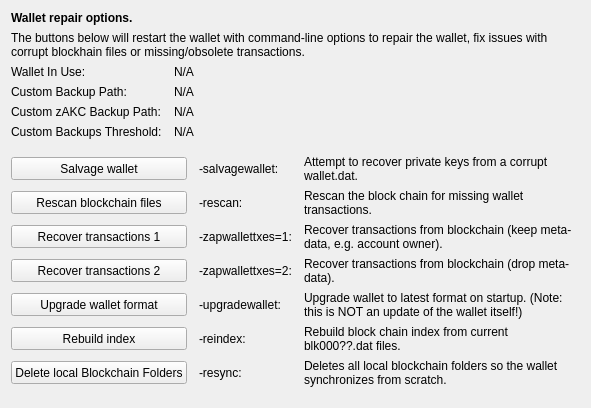
     <widget class="QWidget" name="tab_repair">
      <attribute name="title">
       <string>&amp;Wallet Repair</string>
      </attribute>
      <layout class="QGridLayout" name="gridLayout_4" columnstretch="0,0,0,0">
       <property name="horizontalSpacing">
        <number>12</number>
       </property>
       <item row="0" column="0" colspan="4">
        <widget class="QLabel" name="label_repair_header">
         <property name="font">
          <font>
           <weight>75</weight>
           <bold>true</bold>
          </font>
         </property>
         <property name="text">
          <string>Wallet repair options.</string>
         </property>
        </widget>
       </item>
       <item row="1" column="0" colspan="4">
        <widget class="QLabel" name="label_repair_helptext">
         <property name="font">
          <font>
           <weight>50</weight>
           <bold>false</bold>
          </font>
         </property>
         <property name="text">
          <string>The buttons below will restart the wallet with command-line options to repair the wallet, fix issues with corrupt blockhain files or missing/obsolete transactions.</string>
         </property>
         <property name="wordWrap">
          <bool>true</bool>
         </property>
        </widget>
       </item>
       <item row="2" column="0">
        <widget class="QLabel" name="wallet_path_label">
         <property name="text">
          <string>Wallet In Use:</string>
         </property>
        </widget>
       </item>
       <item row="2" column="1" colspan="3">
        <widget class="QLabel" name="wallet_path">
         <property name="cursor">
          <cursorShape>IBeamCursor</cursorShape>
         </property>
         <property name="text">
          <string>N/A</string>
         </property>
         <property name="textFormat">
          <enum>Qt::PlainText</enum>
         </property>
         <property name="textInteractionFlags">
          <set>Qt::LinksAccessibleByMouse|Qt::TextSelectableByKeyboard|Qt::TextSelectableByMouse</set>
         </property>
        </widget>
       </item>
       <item row="3" column="0">
        <widget class="QLabel" name="wallet_custombackuppath_label">
         <property name="text">
          <string>Custom Backup Path:</string>
         </property>
         <property name="visible">
          <bool>false</bool>
         </property>
        </widget>
       </item>
       <item row="3" column="1" colspan="3">
        <widget class="QLabel" name="wallet_custombackuppath">
         <property name="cursor">
          <cursorShape>IBeamCursor</cursorShape>
         </property>
         <property name="text">
          <string>N/A</string>
         </property>
         <property name="textFormat">
          <enum>Qt::PlainText</enum>
         </property>
         <property name="textInteractionFlags">
          <set>Qt::LinksAccessibleByMouse|Qt::TextSelectableByKeyboard|Qt::TextSelectableByMouse</set>
         </property>
         <property name="visible">
          <bool>false</bool>
         </property>
        </widget>
       </item>
       <item row="4" column="0">
        <widget class="QLabel" name="wallet_customzakcbackuppath_label">
         <property name="text">
          <string>Custom zAKC Backup Path:</string>
         </property>
         <property name="visible">
          <bool>false</bool>
         </property>
        </widget>
       </item>
       <item row="4" column="1" colspan="3">
        <widget class="QLabel" name="wallet_customzakcbackuppath">
         <property name="cursor">
          <cursorShape>IBeamCursor</cursorShape>
         </property>
         <property name="text">
          <string>N/A</string>
         </property>
         <property name="textFormat">
          <enum>Qt::PlainText</enum>
         </property>
         <property name="textInteractionFlags">
          <set>Qt::LinksAccessibleByMouse|Qt::TextSelectableByKeyboard|Qt::TextSelectableByMouse</set>
         </property>
         <property name="visible">
          <bool>false</bool>
         </property>
        </widget>
       </item>
       <item row="5" column="0">
        <widget class="QLabel" name="wallet_custombackupthreshold_label">
         <property name="text">
          <string>Custom Backups Threshold:</string>
         </property>
         <property name="visible">
          <bool>false</bool>
         </property>
        </widget>
       </item>
       <item row="5" column="1" colspan="3">
        <widget class="QLabel" name="wallet_custombackupthreshold">
         <property name="cursor">
          <cursorShape>IBeamCursor</cursorShape>
         </property>
         <property name="text">
          <string>N/A</string>
         </property>
         <property name="textFormat">
          <enum>Qt::PlainText</enum>
         </property>
         <property name="textInteractionFlags">
          <set>Qt::LinksAccessibleByMouse|Qt::TextSelectableByKeyboard|Qt::TextSelectableByMouse</set>
         </property>
         <property name="visible">
          <bool>false</bool>
         </property>
        </widget>
       </item>
       <item row="6" column="0">
        <spacer name="verticalSpacer_repair1">
         <property name="orientation">
          <enum>Qt::Vertical</enum>
         </property>
         <property name="sizeHint" stdset="0">
          <size>
           <width>10</width>
           <height>10</height>
          </size>
         </property>
        </spacer>
       </item>
       <item row="7" column="0" colspan="2">
        <widget class="QPushButton" name="btn_salvagewallet">
         <property name="minimumSize">
          <size>
           <width>100</width>
           <height>23</height>
          </size>
         </property>
         <property name="text">
          <string>Salvage wallet</string>
         </property>
        </widget>
       </item>
       <item row="7" column="2">
        <widget class="QLabel" name="label_repair_salvage_command">
         <property name="text">
          <string notr="true">-salvagewallet:</string>
         </property>
        </widget>
       </item>
       <item row="7" column="3">
        <widget class="QLabel" name="label_repair_salvage">
         <property name="text">
          <string>Attempt to recover private keys from a corrupt wallet.dat.</string>
         </property>
         <property name="wordWrap">
          <bool>true</bool>
         </property>
        </widget>
       </item>
       <item row="8" column="0" colspan="2">
        <widget class="QPushButton" name="btn_rescan">
         <property name="minimumSize">
          <size>
           <width>100</width>
           <height>23</height>
          </size>
         </property>
         <property name="text">
          <string>Rescan blockchain files</string>
         </property>
        </widget>
       </item>
       <item row="8" column="2">
        <widget class="QLabel" name="label_repair_rescan_command">
         <property name="text">
          <string notr="true">-rescan:</string>
         </property>
        </widget>
       </item>
       <item row="8" column="3">
        <widget class="QLabel" name="label_repair_rescan">
         <property name="text">
          <string>Rescan the block chain for missing wallet transactions.</string>
         </property>
         <property name="wordWrap">
          <bool>true</bool>
         </property>
        </widget>
       </item>
       <item row="9" column="0" colspan="2">
        <widget class="QPushButton" name="btn_zapwallettxes1">
         <property name="minimumSize">
          <size>
           <width>100</width>
           <height>23</height>
          </size>
         </property>
         <property name="text">
          <string>Recover transactions 1</string>
         </property>
        </widget>
       </item>
       <item row="9" column="2">
        <widget class="QLabel" name="label_repair_zap1_command">
         <property name="text">
          <string notr="true">-zapwallettxes=1:</string>
         </property>
        </widget>
       </item>
       <item row="9" column="3">
        <widget class="QLabel" name="label_repair_zap1">
         <property name="text">
          <string>Recover transactions from blockchain (keep meta-data, e.g. account owner).</string>
         </property>
         <property name="wordWrap">
          <bool>true</bool>
         </property>
        </widget>
       </item>
       <item row="10" column="0" colspan="2">
        <widget class="QPushButton" name="btn_zapwallettxes2">
         <property name="minimumSize">
          <size>
           <width>100</width>
           <height>23</height>
          </size>
         </property>
         <property name="text">
          <string>Recover transactions 2</string>
         </property>
        </widget>
       </item>
       <item row="10" column="2">
        <widget class="QLabel" name="label_repair_zap2_command">
         <property name="text">
          <string notr="true">-zapwallettxes=2:</string>
         </property>
        </widget>
       </item>
       <item row="10" column="3">
        <widget class="QLabel" name="label_repair_zap2">
         <property name="text">
          <string>Recover transactions from blockchain (drop meta-data).</string>
         </property>
         <property name="wordWrap">
          <bool>true</bool>
         </property>
        </widget>
       </item>
       <item row="11" column="0" colspan="2">
        <widget class="QPushButton" name="btn_upgradewallet">
         <property name="minimumSize">
          <size>
           <width>100</width>
           <height>23</height>
          </size>
         </property>
         <property name="text">
          <string>Upgrade wallet format</string>
         </property>
        </widget>
       </item>
       <item row="11" column="2">
        <widget class="QLabel" name="label_repair_upgrade_command">
         <property name="text">
          <string notr="true">-upgradewallet:</string>
         </property>
        </widget>
       </item>
       <item row="11" column="3">
        <widget class="QLabel" name="label_repair_upgrade">
         <property name="text">
          <string>Upgrade wallet to latest format on startup. (Note: this is NOT an update of the wallet itself!)</string>
         </property>
         <property name="wordWrap">
          <bool>true</bool>
         </property>
        </widget>
       </item>
       <item row="12" column="0" colspan="2">
        <widget class="QPushButton" name="btn_reindex">
         <property name="minimumSize">
          <size>
           <width>100</width>
           <height>23</height>
          </size>
         </property>
         <property name="text">
          <string>Rebuild index</string>
         </property>
        </widget>
       </item>
       <item row="12" column="2">
        <widget class="QLabel" name="label_repair_reindex_command">
         <property name="text">
          <string notr="true">-reindex:</string>
         </property>
        </widget>
       </item>
       <item row="12" column="3">
        <widget class="QLabel" name="label_repair_reindex">
         <property name="text">
          <string>Rebuild block chain index from current blk000??.dat files.</string>
         </property>
         <property name="wordWrap">
          <bool>true</bool>
         </property>
        </widget>
       </item>
       <item row="13" column="0" colspan="2">
        <widget class="QPushButton" name="btn_resync">
         <property name="minimumSize">
          <size>
           <width>100</width>
           <height>23</height>
          </size>
         </property>
         <property name="text">
          <string>Delete local Blockchain Folders</string>
         </property>
        </widget>
       </item>
       <item row="13" column="2">
        <widget class="QLabel" name="label_repair_resync_command">
         <property name="text">
          <string>-resync:</string>
         </property>
        </widget>
       </item>
       <item row="13" column="3">
        <widget class="QLabel" name="label_repair_resync">
         <property name="text">
          <string>Deletes all local blockchain folders so the wallet synchronizes from scratch.</string>
         </property>
         <property name="wordWrap">
          <bool>true</bool>
         </property>
        </widget>
       </item>
       <item row="14" column="0">
        <spacer name="verticalSpacer_repair2">
         <property name="orientation">
          <enum>Qt::Vertical</enum>
         </property>
         <property name="sizeHint" stdset="0">
          <size>
           <width>20</width>
           <height>10</height>
          </size>
         </property>
        </spacer>
       </item>
      </layout>
     </widget>
